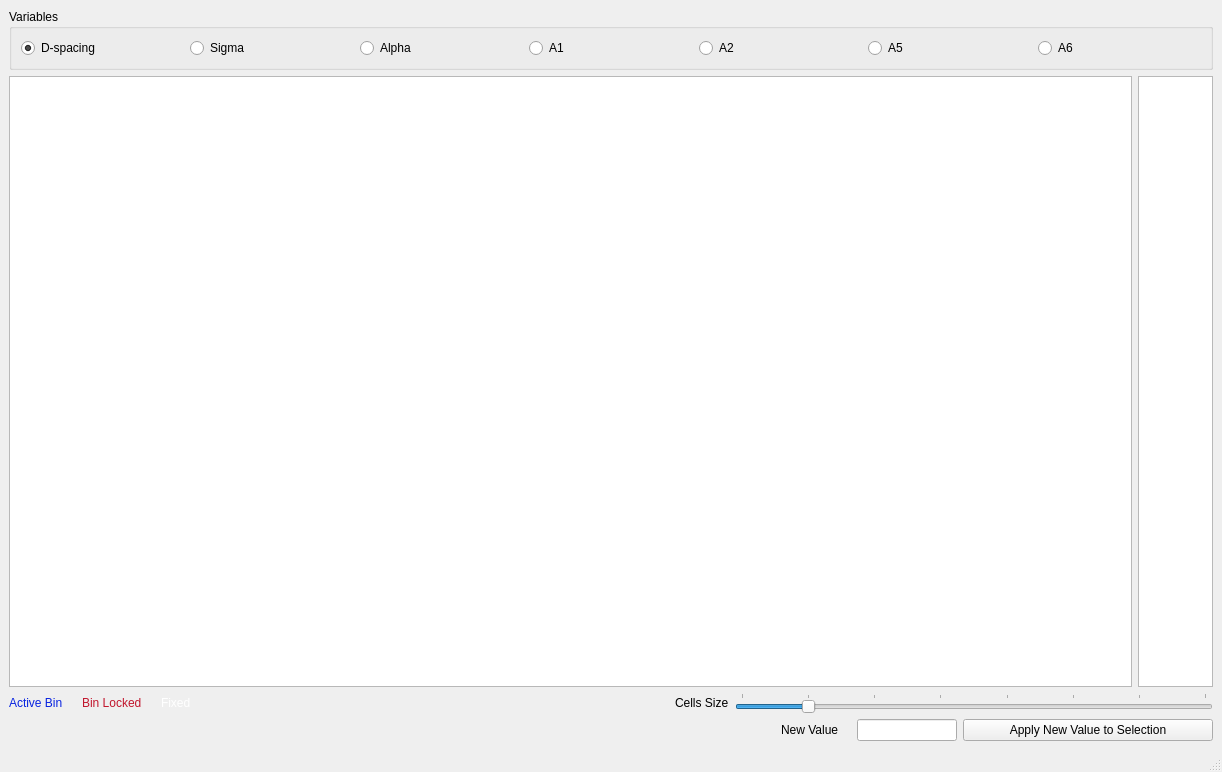
<?xml version="1.0" encoding="UTF-8"?>
<ui version="4.0">
 <class>MainWindow</class>
 <widget class="QMainWindow" name="MainWindow">
  <property name="geometry">
   <rect>
    <x>0</x>
    <y>0</y>
    <width>1222</width>
    <height>772</height>
   </rect>
  </property>
  <property name="minimumSize">
   <size>
    <width>300</width>
    <height>0</height>
   </size>
  </property>
  <property name="windowTitle">
   <string>MainWindow</string>
  </property>
  <property name="styleSheet">
   <string notr="true"/>
  </property>
  <widget class="QWidget" name="centralwidget">
   <property name="minimumSize">
    <size>
     <width>0</width>
     <height>0</height>
    </size>
   </property>
   <layout class="QVBoxLayout" name="verticalLayout">
    <item>
     <widget class="QGroupBox" name="groupBox">
      <property name="title">
       <string>Variables</string>
      </property>
      <layout class="QHBoxLayout" name="horizontalLayout">
       <item>
        <widget class="QRadioButton" name="d_spacing_button">
         <property name="text">
          <string>D-spacing</string>
         </property>
         <property name="checked">
          <bool>true</bool>
         </property>
        </widget>
       </item>
       <item>
        <widget class="QRadioButton" name="sigma_button">
         <property name="text">
          <string>Sigma</string>
         </property>
        </widget>
       </item>
       <item>
        <widget class="QRadioButton" name="alpha_button">
         <property name="text">
          <string>Alpha</string>
         </property>
        </widget>
       </item>
       <item>
        <widget class="QRadioButton" name="a1_button">
         <property name="text">
          <string>A1</string>
         </property>
        </widget>
       </item>
       <item>
        <widget class="QRadioButton" name="a2_button">
         <property name="text">
          <string>A2</string>
         </property>
        </widget>
       </item>
       <item>
        <widget class="QRadioButton" name="a5_button">
         <property name="text">
          <string>A5</string>
         </property>
        </widget>
       </item>
       <item>
        <widget class="QRadioButton" name="a6_button">
         <property name="text">
          <string>A6</string>
         </property>
        </widget>
       </item>
      </layout>
     </widget>
    </item>
    <item>
     <layout class="QHBoxLayout" name="horizontalLayout_3">
      <item>
       <widget class="QTableWidget" name="variable_table">
        <property name="contextMenuPolicy">
         <enum>Qt::CustomContextMenu</enum>
        </property>
        <property name="selectionMode">
         <enum>QAbstractItemView::MultiSelection</enum>
        </property>
       </widget>
      </item>
      <item>
       <widget class="QTableWidget" name="colorscale_table">
        <property name="sizePolicy">
         <sizepolicy hsizetype="Minimum" vsizetype="Expanding">
          <horstretch>0</horstretch>
          <verstretch>0</verstretch>
         </sizepolicy>
        </property>
        <property name="minimumSize">
         <size>
          <width>75</width>
          <height>0</height>
         </size>
        </property>
        <property name="maximumSize">
         <size>
          <width>75</width>
          <height>16777215</height>
         </size>
        </property>
        <property name="selectionMode">
         <enum>QAbstractItemView::NoSelection</enum>
        </property>
        <attribute name="horizontalHeaderVisible">
         <bool>false</bool>
        </attribute>
        <attribute name="horizontalHeaderStretchLastSection">
         <bool>true</bool>
        </attribute>
        <attribute name="verticalHeaderVisible">
         <bool>false</bool>
        </attribute>
        <attribute name="verticalHeaderStretchLastSection">
         <bool>false</bool>
        </attribute>
        <column>
         <property name="text">
          <string>New Column</string>
         </property>
        </column>
       </widget>
      </item>
     </layout>
    </item>
    <item>
     <layout class="QHBoxLayout" name="horizontalLayout_5">
      <item>
       <widget class="QLabel" name="active_label">
        <property name="palette">
         <palette>
          <active>
           <colorrole role="WindowText">
            <brush brushstyle="SolidPattern">
             <color alpha="255">
              <red>8</red>
              <green>35</green>
              <blue>224</blue>
             </color>
            </brush>
           </colorrole>
           <colorrole role="Light">
            <brush brushstyle="SolidPattern">
             <color alpha="255">
              <red>13</red>
              <green>142</green>
              <blue>27</blue>
             </color>
            </brush>
           </colorrole>
           <colorrole role="Text">
            <brush brushstyle="SolidPattern">
             <color alpha="255">
              <red>5</red>
              <green>28</green>
              <blue>209</blue>
             </color>
            </brush>
           </colorrole>
           <colorrole role="Base">
            <brush brushstyle="SolidPattern">
             <color alpha="255">
              <red>15</red>
              <green>146</green>
              <blue>2</blue>
             </color>
            </brush>
           </colorrole>
           <colorrole role="Window">
            <brush brushstyle="SolidPattern">
             <color alpha="255">
              <red>15</red>
              <green>204</green>
              <blue>13</blue>
             </color>
            </brush>
           </colorrole>
           <colorrole role="PlaceholderText">
            <brush brushstyle="NoBrush">
             <color alpha="128">
              <red>5</red>
              <green>28</green>
              <blue>209</blue>
             </color>
            </brush>
           </colorrole>
          </active>
          <inactive>
           <colorrole role="WindowText">
            <brush brushstyle="SolidPattern">
             <color alpha="255">
              <red>8</red>
              <green>35</green>
              <blue>224</blue>
             </color>
            </brush>
           </colorrole>
           <colorrole role="Light">
            <brush brushstyle="SolidPattern">
             <color alpha="255">
              <red>13</red>
              <green>142</green>
              <blue>27</blue>
             </color>
            </brush>
           </colorrole>
           <colorrole role="Text">
            <brush brushstyle="SolidPattern">
             <color alpha="255">
              <red>5</red>
              <green>28</green>
              <blue>209</blue>
             </color>
            </brush>
           </colorrole>
           <colorrole role="Base">
            <brush brushstyle="SolidPattern">
             <color alpha="255">
              <red>15</red>
              <green>146</green>
              <blue>2</blue>
             </color>
            </brush>
           </colorrole>
           <colorrole role="Window">
            <brush brushstyle="SolidPattern">
             <color alpha="255">
              <red>15</red>
              <green>204</green>
              <blue>13</blue>
             </color>
            </brush>
           </colorrole>
           <colorrole role="PlaceholderText">
            <brush brushstyle="NoBrush">
             <color alpha="128">
              <red>5</red>
              <green>28</green>
              <blue>209</blue>
             </color>
            </brush>
           </colorrole>
          </inactive>
          <disabled>
           <colorrole role="WindowText">
            <brush brushstyle="SolidPattern">
             <color alpha="255">
              <red>69</red>
              <green>69</green>
              <blue>69</blue>
             </color>
            </brush>
           </colorrole>
           <colorrole role="Light">
            <brush brushstyle="SolidPattern">
             <color alpha="255">
              <red>13</red>
              <green>142</green>
              <blue>27</blue>
             </color>
            </brush>
           </colorrole>
           <colorrole role="Text">
            <brush brushstyle="SolidPattern">
             <color alpha="255">
              <red>69</red>
              <green>69</green>
              <blue>69</blue>
             </color>
            </brush>
           </colorrole>
           <colorrole role="Base">
            <brush brushstyle="SolidPattern">
             <color alpha="255">
              <red>15</red>
              <green>204</green>
              <blue>13</blue>
             </color>
            </brush>
           </colorrole>
           <colorrole role="Window">
            <brush brushstyle="SolidPattern">
             <color alpha="255">
              <red>15</red>
              <green>204</green>
              <blue>13</blue>
             </color>
            </brush>
           </colorrole>
           <colorrole role="PlaceholderText">
            <brush brushstyle="NoBrush">
             <color alpha="128">
              <red>5</red>
              <green>28</green>
              <blue>209</blue>
             </color>
            </brush>
           </colorrole>
          </disabled>
         </palette>
        </property>
        <property name="text">
         <string>Active Bin</string>
        </property>
       </widget>
      </item>
      <item>
       <widget class="QLabel" name="label_4">
        <property name="text">
         <string/>
        </property>
       </widget>
      </item>
      <item>
       <widget class="QLabel" name="locked_label">
        <property name="palette">
         <palette>
          <active>
           <colorrole role="WindowText">
            <brush brushstyle="SolidPattern">
             <color alpha="255">
              <red>193</red>
              <green>22</green>
              <blue>45</blue>
             </color>
            </brush>
           </colorrole>
          </active>
          <inactive>
           <colorrole role="WindowText">
            <brush brushstyle="SolidPattern">
             <color alpha="255">
              <red>193</red>
              <green>22</green>
              <blue>45</blue>
             </color>
            </brush>
           </colorrole>
          </inactive>
          <disabled>
           <colorrole role="WindowText">
            <brush brushstyle="SolidPattern">
             <color alpha="255">
              <red>69</red>
              <green>69</green>
              <blue>69</blue>
             </color>
            </brush>
           </colorrole>
          </disabled>
         </palette>
        </property>
        <property name="text">
         <string>Bin Locked</string>
        </property>
       </widget>
      </item>
      <item>
       <widget class="QLabel" name="label_6">
        <property name="text">
         <string/>
        </property>
       </widget>
      </item>
      <item>
       <widget class="QLabel" name="fixed_label">
        <property name="palette">
         <palette>
          <active>
           <colorrole role="WindowText">
            <brush brushstyle="SolidPattern">
             <color alpha="255">
              <red>255</red>
              <green>255</green>
              <blue>255</blue>
             </color>
            </brush>
           </colorrole>
          </active>
          <inactive>
           <colorrole role="WindowText">
            <brush brushstyle="SolidPattern">
             <color alpha="255">
              <red>255</red>
              <green>255</green>
              <blue>255</blue>
             </color>
            </brush>
           </colorrole>
          </inactive>
          <disabled>
           <colorrole role="WindowText">
            <brush brushstyle="SolidPattern">
             <color alpha="255">
              <red>69</red>
              <green>69</green>
              <blue>69</blue>
             </color>
            </brush>
           </colorrole>
          </disabled>
         </palette>
        </property>
        <property name="text">
         <string>Fixed</string>
        </property>
       </widget>
      </item>
      <item>
       <spacer name="horizontalSpacer_3">
        <property name="orientation">
         <enum>Qt::Horizontal</enum>
        </property>
        <property name="sizeHint" stdset="0">
         <size>
          <width>40</width>
          <height>20</height>
         </size>
        </property>
       </spacer>
      </item>
      <item>
       <widget class="QLabel" name="label_2">
        <property name="text">
         <string>Cells Size</string>
        </property>
       </widget>
      </item>
      <item>
       <widget class="QSlider" name="advanced_selection_cell_size_slider">
        <property name="minimum">
         <number>10</number>
        </property>
        <property name="maximum">
         <number>80</number>
        </property>
        <property name="value">
         <number>20</number>
        </property>
        <property name="orientation">
         <enum>Qt::Horizontal</enum>
        </property>
        <property name="tickPosition">
         <enum>QSlider::TicksAbove</enum>
        </property>
       </widget>
      </item>
     </layout>
    </item>
    <item>
     <layout class="QHBoxLayout" name="horizontalLayout_2">
      <item>
       <spacer name="horizontalSpacer">
        <property name="orientation">
         <enum>Qt::Horizontal</enum>
        </property>
        <property name="sizeHint" stdset="0">
         <size>
          <width>40</width>
          <height>20</height>
         </size>
        </property>
       </spacer>
      </item>
      <item>
       <widget class="QLabel" name="label">
        <property name="minimumSize">
         <size>
          <width>70</width>
          <height>0</height>
         </size>
        </property>
        <property name="maximumSize">
         <size>
          <width>70</width>
          <height>16777215</height>
         </size>
        </property>
        <property name="text">
         <string>New Value</string>
        </property>
       </widget>
      </item>
      <item>
       <widget class="QLineEdit" name="new_value_text_edit">
        <property name="minimumSize">
         <size>
          <width>100</width>
          <height>0</height>
         </size>
        </property>
        <property name="maximumSize">
         <size>
          <width>100</width>
          <height>16777215</height>
         </size>
        </property>
       </widget>
      </item>
      <item>
       <widget class="QPushButton" name="apply_button">
        <property name="minimumSize">
         <size>
          <width>250</width>
          <height>0</height>
         </size>
        </property>
        <property name="maximumSize">
         <size>
          <width>250</width>
          <height>16777215</height>
         </size>
        </property>
        <property name="text">
         <string>Apply New Value to Selection</string>
        </property>
       </widget>
      </item>
     </layout>
    </item>
   </layout>
  </widget>
  <widget class="QStatusBar" name="statusbar"/>
 </widget>
 <resources>
  <include location="../icons/icons.qrc"/>
 </resources>
 <connections>
  <connection>
   <sender>advanced_selection_cell_size_slider</sender>
   <signal>sliderMoved(int)</signal>
   <receiver>MainWindow</receiver>
   <slot>selection_cell_size_changed()</slot>
   <hints>
    <hint type="sourcelabel">
     <x>948</x>
     <y>687</y>
    </hint>
    <hint type="destinationlabel">
     <x>927</x>
     <y>722</y>
    </hint>
   </hints>
  </connection>
  <connection>
   <sender>d_spacing_button</sender>
   <signal>clicked()</signal>
   <receiver>MainWindow</receiver>
   <slot>update_table()</slot>
   <hints>
    <hint type="sourcelabel">
     <x>91</x>
     <y>43</y>
    </hint>
    <hint type="destinationlabel">
     <x>114</x>
     <y>67</y>
    </hint>
   </hints>
  </connection>
  <connection>
   <sender>sigma_button</sender>
   <signal>clicked()</signal>
   <receiver>MainWindow</receiver>
   <slot>update_table()</slot>
   <hints>
    <hint type="sourcelabel">
     <x>224</x>
     <y>41</y>
    </hint>
    <hint type="destinationlabel">
     <x>265</x>
     <y>63</y>
    </hint>
   </hints>
  </connection>
  <connection>
   <sender>alpha_button</sender>
   <signal>clicked()</signal>
   <receiver>MainWindow</receiver>
   <slot>update_table()</slot>
   <hints>
    <hint type="sourcelabel">
     <x>409</x>
     <y>44</y>
    </hint>
    <hint type="destinationlabel">
     <x>428</x>
     <y>64</y>
    </hint>
   </hints>
  </connection>
  <connection>
   <sender>a1_button</sender>
   <signal>clicked()</signal>
   <receiver>MainWindow</receiver>
   <slot>update_table()</slot>
   <hints>
    <hint type="sourcelabel">
     <x>556</x>
     <y>43</y>
    </hint>
    <hint type="destinationlabel">
     <x>580</x>
     <y>67</y>
    </hint>
   </hints>
  </connection>
  <connection>
   <sender>a2_button</sender>
   <signal>clicked()</signal>
   <receiver>MainWindow</receiver>
   <slot>update_table()</slot>
   <hints>
    <hint type="sourcelabel">
     <x>723</x>
     <y>40</y>
    </hint>
    <hint type="destinationlabel">
     <x>749</x>
     <y>65</y>
    </hint>
   </hints>
  </connection>
  <connection>
   <sender>a5_button</sender>
   <signal>clicked()</signal>
   <receiver>MainWindow</receiver>
   <slot>update_table()</slot>
   <hints>
    <hint type="sourcelabel">
     <x>900</x>
     <y>39</y>
    </hint>
    <hint type="destinationlabel">
     <x>906</x>
     <y>64</y>
    </hint>
   </hints>
  </connection>
  <connection>
   <sender>a6_button</sender>
   <signal>clicked()</signal>
   <receiver>MainWindow</receiver>
   <slot>update_table()</slot>
   <hints>
    <hint type="sourcelabel">
     <x>1057</x>
     <y>41</y>
    </hint>
    <hint type="destinationlabel">
     <x>1084</x>
     <y>65</y>
    </hint>
   </hints>
  </connection>
  <connection>
   <sender>variable_table</sender>
   <signal>customContextMenuRequested(QPoint)</signal>
   <receiver>MainWindow</receiver>
   <slot>variable_table_right_click()</slot>
   <hints>
    <hint type="sourcelabel">
     <x>568</x>
     <y>367</y>
    </hint>
    <hint type="destinationlabel">
     <x>610</x>
     <y>385</y>
    </hint>
   </hints>
  </connection>
  <connection>
   <sender>apply_button</sender>
   <signal>clicked()</signal>
   <receiver>MainWindow</receiver>
   <slot>apply_new_value_to_selection()</slot>
   <hints>
    <hint type="sourcelabel">
     <x>1051</x>
     <y>718</y>
    </hint>
    <hint type="destinationlabel">
     <x>1052</x>
     <y>748</y>
    </hint>
   </hints>
  </connection>
  <connection>
   <sender>new_value_text_edit</sender>
   <signal>returnPressed()</signal>
   <receiver>MainWindow</receiver>
   <slot>apply_new_value_to_selection()</slot>
   <hints>
    <hint type="sourcelabel">
     <x>938</x>
     <y>723</y>
    </hint>
    <hint type="destinationlabel">
     <x>956</x>
     <y>746</y>
    </hint>
   </hints>
  </connection>
 </connections>
 <slots>
  <slot>sample_import_button_clicked()</slot>
  <slot>time_spectra_import_button_clicked()</slot>
  <slot>open_beam_import_button_clicked()</slot>
  <slot>sample_list_selection_changed()</slot>
  <slot>open_beam_list_selection_changed()</slot>
  <slot>sample_list_right_click()</slot>
  <slot>time_spectra_selection_changed()</slot>
  <slot>load_data_tab_changed()</slot>
  <slot>time_spectra_preview_button_clicked()</slot>
  <slot>normalized_import_button_clicked()</slot>
  <slot>normalized_list_selection_changed()</slot>
  <slot>update_delta_lambda()</slot>
  <slot>crystal_structure_index_changed()</slot>
  <slot>crystal_structure_2_index_changed()</slot>
  <slot>list_of_element_index_changed()</slot>
  <slot>list_of_element_2_index_changed()</slot>
  <slot>lattice_text_changed()</slot>
  <slot>lattice_2_text_changed()</slot>
  <slot>material_display_clicked()</slot>
  <slot>material_display_2_clicked()</slot>
  <slot>normalization_add_roi_button_clicked()</slot>
  <slot>normalization_remove_roi_button_clicked()</slot>
  <slot>normalization_use_coefficient_checked()</slot>
  <slot>normalization_button_clicked()</slot>
  <slot>normalization_coefficient_value_changed()</slot>
  <slot>tab_widget_changed()</slot>
  <slot>normalization_tableWidget_cell_changed()</slot>
  <slot>beam_rate_changed()</slot>
  <slot>distance_source_detector_changed()</slot>
  <slot>detector_offset_changed()</slot>
  <slot>distance_source_detector_2_changed()</slot>
  <slot>detector_offset_2_changed()</slot>
  <slot>beam_rate_2_changed()</slot>
  <slot>list_of_elements_current_text_changed()</slot>
  <slot>add_element_clicked()</slot>
  <slot>reset_lattice_button_clicked()</slot>
  <slot>reset_crystal_structure_button_clicked()</slot>
  <slot>reset_lattice_button_2_clicked()</slot>
  <slot>reset_crystal_structure_button_2_clicked()</slot>
  <slot>normalized_time_spectra_import_button_clicked()</slot>
  <slot>normalized_time_spectra_preview_button_clicked()</slot>
  <slot>test_me_clicked()</slot>
  <slot>menu_view_load_data_clicked()</slot>
  <slot>menu_view_normalization_clicked()</slot>
  <slot>menu_view_normalized_clicked()</slot>
  <slot>menu_view_binning_clicked()</slot>
  <slot>menu_view_fitting_clicked()</slot>
  <slot>menu_view_strain_mapping_clicked()</slot>
  <slot>roi_selection_widgets_modified()</slot>
  <slot>hkl_list_changed()</slot>
  <slot>table_width_changed()</slot>
  <slot>value_table_right_click()</slot>
  <slot>selection_in_value_table_of_rows_cell_clicked()</slot>
  <slot>selection_in_value_table_changed()</slot>
  <slot>advanced_table_clicked()</slot>
  <slot>selection_cell_size_changed()</slot>
  <slot>update_table()</slot>
  <slot>variable_table_right_click()</slot>
  <slot>apply_new_value_to_selection()</slot>
 </slots>
</ui>
